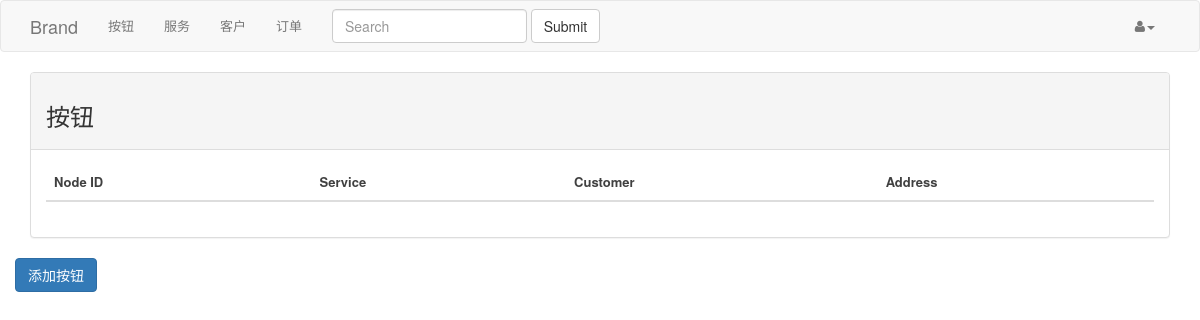
The app's page /user/button_list (signed in), older data.
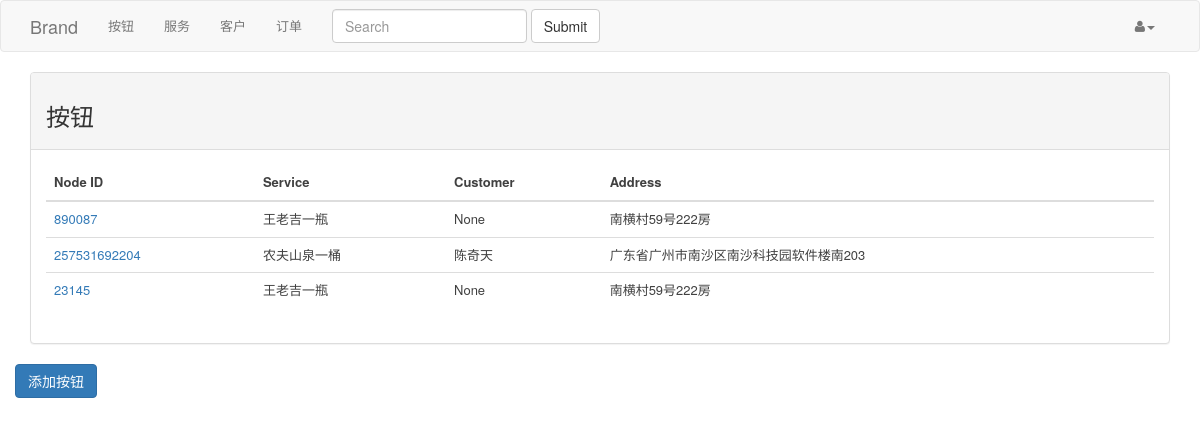
The same page, newer data.
### midstation/user/models.py (models this page shows, shortened)
class Button(db.Model):
    __tablename__ = 'buttons'
    id = db.Column(db.Integer, primary_key=True)
    node_id = db.Column(db.String(50), nullable=False, unique=True)
    user_id = db.Column(db.Integer, db.ForeignKey('users.id'), nullable=False)
    customer_id = db.Column(db.Integer, db.ForeignKey('customers.id'))
    service_id = db.Column(db.Integer, db.ForeignKey('services.id'))
    orders = db.relationship('Order',
                             primaryjoin="Order.button_id == Button.id"
                             )

class Service(db.Model):
    __tablename__ = 'services'
    id = db.Column(db.Integer, primary_key=True)
    name = db.Column(db.String(120), nullable=False)
    wechat_template_id = db.Column(db.String(60))
    wechat_template = db.Column(db.String(500))                                                 # 微信模板内容
    count = db.Column(db.Integer, default=1)                                                    # 数量
    unit = db.Column(db.String(6), default=u'桶')                                                # 单位
    user_id = db.Column(db.Integer, db.ForeignKey('users.id'), nullable=False)
    price = db.Column(db.DECIMAL)
    buttons = db.relationship('Button', backref='service',
                              primaryjoin='Button.service_id == Service.id')
    orders = db.relationship('Order', backref='service',
                             primaryjoin='Order.service_id == Service.id')

class Customer(db.Model):
    __tablename__ = 'customers'
    id = db.Column(db.Integer, primary_key=True)
    user_id = db.Column(db.Integer, db.ForeignKey('users.id'))
    name = db.Column(db.String(30))
    addr = db.Column(db.String(120), nullable=False)
    telephone = db.Column(db.String(20))
    mobile_phone = db.Column(db.String(15))
    wechat_id = db.Column(db.String(50))
    buttons = db.relationship('Button', backref='customer', primaryjoin='Button.customer_id == Customer.id')

### midstation/user/views.py (the view)
@user.route('/button_list')
@login_required
def button_list():
    try:
        buttons = get_buttons(current_user.id)
        return render_template("user/button_list.html", buttons=buttons)
    except TemplateNotFound:
        abort(404)

### midstation/app.py (called while the page is built)
def login_configure(app):
    login_manager.init_app(app)
    login_manager.login_view = app.config['LOGIN_VIEW']
    @login_manager.user_loader
    def load_user(user_id):
        user_instance = User.query.filter_by(id=user_id).first()
        if user_instance:
            return user_instance
        else:
            return None

### midstation/user/models.py (called while the page is built)
    def all_buttons(self, page=1):
        return Button.query.filter(Button.user_id == self.id).\
            order_by(Button.node_id.desc()).limit(page * BUTTONS_PER_PAGE).all()

### midstation/user/views.py (called while the page is built)
def get_buttons(user_id):
    user = User.query.filter_by(id=user_id).first()
    if user:
        return user.all_buttons(page=1)

### midstation/templates/user/button_list.html
{% extends "layout.html" %}
{% block content %}
 <div class="panel panel-default">
    <div class="panel-heading">
        <h3>按钮</h3>
    </div>
    <div class="panel-body">
        <div class="table-responsive">
            <table class="table table-hover">
            <thead>
            <tr>
                <th>Node ID</th>
                <th>Service</th>
                <th>Customer</th>
                <th>Address</th>
            </tr>
        </thead>
        <tbody>
            {% for button in buttons %}
            <tr>
                <td><a href="{{ url_for('user.button_profile', node_id=button.node_id) }}">{{ button.node_id }}</a></td>
                <td>{{ button.service.name }}</td>
                <td>{{ button.customer.name }}</td>
                <td>{{ button.customer.addr }}</td>
            </tr>
            {% endfor %}
        </tbody>
        </table>
        </div>
    </div>
 </div>
    <div class="row">
        <a href="{{ url_for('user.button_profile', node_id=0) }}" class=""><button class="btn btn-primary">添加按钮</button></a>
    </div>
{% endblock %}

Row changes from the older to the newer data that the page shows:
now on this page (row edited): Button: node_id "890087", service.name "王老吉一瓶", customer.name "None", customer.addr "南横村59号222房"
added Button: node_id "257531692204", service.name "农夫山泉一桶", customer.name "陈奇天", customer.addr "广东省广州市南沙区南沙科技园软件楼南203"
now on this page (row edited): Button: node_id "23145", service.name "王老吉一瓶", customer.name "None", customer.addr "南横村59号222房"
